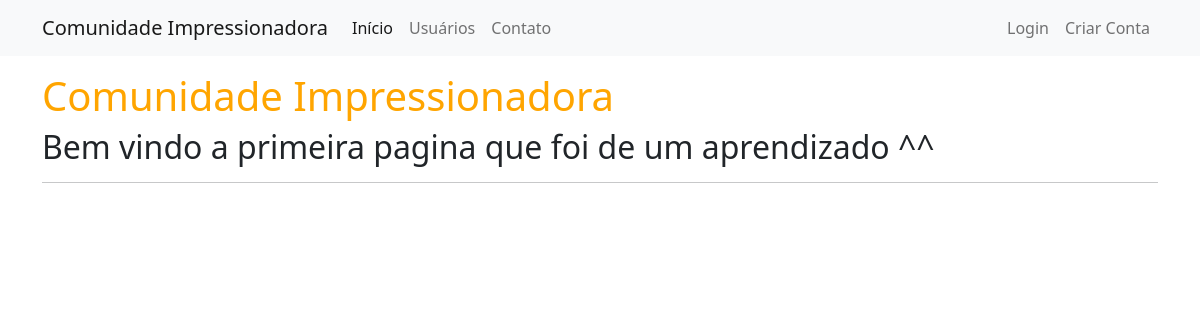
Before: / with the older database file.
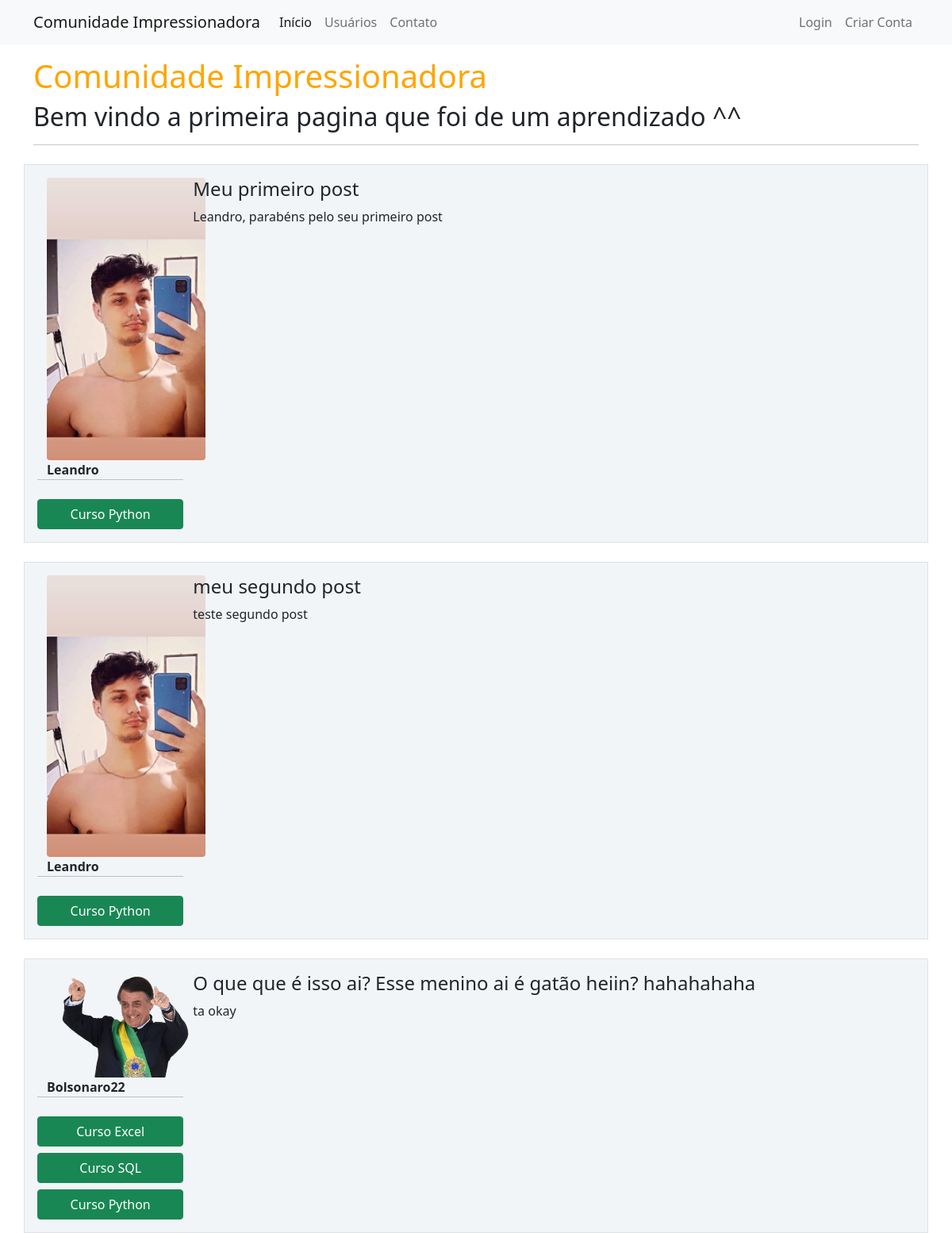
After: the same page with the newer database file.
### sitecomunidade/models.py (models this page shows)
class Post(database.Model):
    id = database.Column(database.Integer, primary_key=True)
    titulo = database.Column(database.String, nullable=False)
    corpo = database.Column(database.Text, nullable=False)
    data_criacao = database.Column(database.DateTime, nullable=False, default=datetime.utcnow)
    id_usuario = database.Column(database.Integer, database.ForeignKey('usuario.id'), nullable=False)

class Usuario(database.Model, UserMixin):
    id = database.Column(database.Integer, primary_key=True)
    username = database.Column(database.String, nullable=False)
    email = database.Column(database.String, nullable=False, unique=True)
    senha = database.Column(database.String, nullable=False)
    foto_perfil = database.Column(database.String, default='default.jpg')
    posts = database.relationship('Post', backref='autor', lazy=True)
    cursos = database.Column(database.String, nullable=False, default='Não informado')

### sitecomunidade/routes.py (the view)
@app.route('/')
def home():
    posts = Post.query.all()
    return render_template('home.html', posts=posts)

### sitecomunidade/templates/home.html
{% extends 'base.html' %}
{% block body %}
    <div class="container mt-3">
        <h1 style="color:orange">Comunidade Impressionadora</h1>
        <h2>Bem vindo a primeira pagina que foi de um aprendizado ^^</h2>
        <hr>
        {%for post in posts%}
        <div class="row border mt-4 p-3 meupost">
            <div class="col col-2">
                <div class="image pe-2"> <img src="{{ url_for('static', filename='fotos_perfil/{}'.format(post.autor.foto_perfil))}}" class="rounded" width="200" ></div>
                <strong>{{ post.autor.username}}</strong>
                <div class="row justify-content-center">
                        <hr>
                        {% for curso in  post.autor.cursos.split(';') %}
                            <button type="button" class="btn btn-success mt-2" disable >{{ curso }}</button>
                        {%endfor%}
                </div>
            </div>
            <div class="col col-10">
                <h4> {{post.titulo}} </h4>
                <p>  {{post.corpo}}</p>
            </div>
        </div>
        {%endfor%}
    </div>
{% endblock %}

### sitecomunidade/templates/base.html (shortened to what this page needs)
<!DOCTYPE html>
<html lang="pt-br">
<head>
    <link href="https://cdn.jsdelivr.net/npm/bootstrap@5.0.2/dist/css/bootstrap.min.css" rel="stylesheet">
    <link rel="stylesheet" type="text/css" href="{{ url_for('static', filename='main.css') }}">
</head>
<body>
    {% include 'navbar.html' %}
    {% block body %}
    {% endblock %}
</body>
</html>

### sitecomunidade/templates/navbar.html
<nav class="navbar navbar-expand-lg navbar-light bg-light" >
  <div class="container-fluid container">
    <a class="navbar-brand " href="{{ url_for('home') }}">Comunidade Impressionadora</a>
    <div class="collapse navbar-collapse" id="navbarSupportedContent">
      <ul class="navbar-nav me-auto mb-2 mb-lg-0">
        <li class="nav-item">
          <a class="nav-link active" aria-current="page" href="{{ url_for('home') }}">Início</a>
        </li>
        <li class="nav-item">
          <a class="nav-link" href="{{ url_for('usuarios') }}">Usuários</a>
        </li>
        <li class="nav-item">
          <a class="nav-link" href="{{ url_for('contato') }}">Contato</a>
        </li>
      </ul>
      <ul class="d-flex navbar-nav" >
        {% if current_user.is_authenticated %}
            <li class="nav-item">
              <a class="nav-link" href="{{ url_for('criar_post') }}">Criar Post</a>
            </li>
            <li class="nav-item">
              <a class="nav-link" href="{{ url_for('perfil') }}">Meu Perfil</a>
            </li>
            <li class="nav-item">
              <a class="nav-link" href="{{ url_for('sair') }}">Sair</a>
            </li>
        {% else %}
        <li class="nav-item">
          <a class="nav-link" href="{{ url_for('login') }}">Login</a>
        </li>
        <li class="nav-item">
          <a class="nav-link" href="{{ url_for('login') }}">Criar Conta</a>
        </li>
        {% endif %}
      </ul>
    </div>
  </div>
</nav>

### sitecomunidade/static/main.css (style rules this page uses)
.meupost { background: #f2f5f8 !important; }

Changed rows visible on the page:
added Post: foto_perfil (picture), autor.username "Leandro", titulo "Meu primeiro post", corpo "Leandro, parabéns pelo seu primeiro post"
now on this page (row unchanged): Usuario: cursos "Curso Python"
added Post: foto_perfil (picture), autor.username "Leandro", titulo "meu segundo post", corpo "teste segundo post"
added Post: foto_perfil (picture), autor.username "Bolsonaro22", curso "Curso Excel" "Curso SQL" "Curso Python", titulo "O que que é isso ai? Esse menino ai é gatão heiin? hahahahaha", corpo "ta okay"
